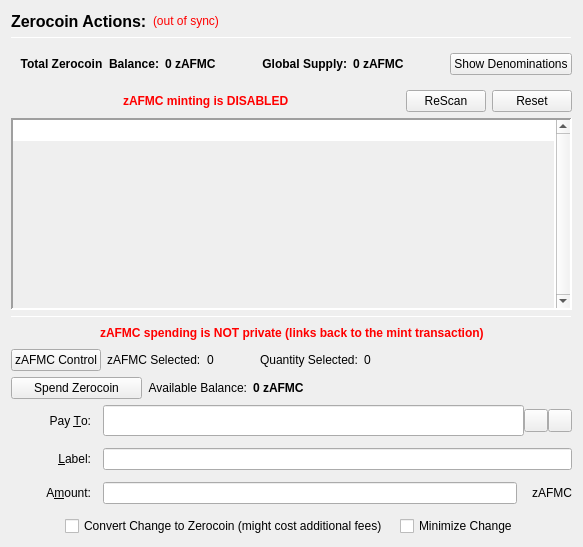
                  <widget class="QFrame" name="verticalFrameLeft">
                   <layout class="QVBoxLayout" name="verticalLayout_2">
                    <item>
                     <layout class="QVBoxLayout" name="verticalLayout_3">
                      <item>
                       <layout class="QHBoxLayout" name="horizontalLayout_3">
                        <item>
                         <widget class="QLabel" name="labelzAFMCActions">
                          <property name="font">
                           <font>
                            <pointsize>12</pointsize>
                            <weight>75</weight>
                            <bold>true</bold>
                           </font>
                          </property>
                          <property name="text">
                           <string>Zerocoin Actions:</string>
                          </property>
                          <property name="alignment">
                           <set>Qt::AlignLeading|Qt::AlignLeft|Qt::AlignVCenter</set>
                          </property>
                         </widget>
                        </item>
                        <item>
                         <widget class="QLabel" name="labelzAFMCSyncStatus">
                          <property name="toolTip">
                           <string>The displayed information may be out of date. Your wallet automatically synchronizes with the NodePay network after a connection is established, but this process has not completed yet.</string>
                          </property>
                          <property name="styleSheet">
                           <string notr="true">QLabel { color: red; }</string>
                          </property>
                          <property name="text">
                           <string notr="true">(out of sync)</string>
                          </property>
                          <property name="alignment">
                           <set>Qt::AlignLeading|Qt::AlignLeft|Qt::AlignVCenter</set>
                          </property>
                         </widget>
                        </item>
                        <item>
                         <spacer name="horizontalSpacer">
                          <property name="orientation">
                           <enum>Qt::Horizontal</enum>
                          </property>
                          <property name="sizeHint" stdset="0">
                           <size>
                            <width>40</width>
                            <height>20</height>
                           </size>
                          </property>
                         </spacer>
                        </item>
                       </layout>
                      </item>
                      <item>
                       <widget class="Line" name="lineUpperLeft">
                        <property name="minimumSize">
                         <size>
                          <width>0</width>
                          <height>1</height>
                         </size>
                        </property>
                        <property name="maximumSize">
                         <size>
                          <width>16777215</width>
                          <height>1</height>
                         </size>
                        </property>
                        <property name="frameShadow">
                         <enum>QFrame::Sunken</enum>
                        </property>
                        <property name="orientation">
                         <enum>Qt::Horizontal</enum>
                        </property>
                       </widget>
                      </item>
                      <item>
                       <widget class="QFrame" name="balanceSupplyFrame">
                        <layout class="QHBoxLayout" name="horizontalLayout_2" stretch="0,0,0,1,0">
                         <property name="rightMargin">
                          <number>0</number>
                         </property>
                         <item>
                          <layout class="QHBoxLayout" name="horizontalLayout_34">
                           <item>
                            <widget class="QLabel" name="labelzAvailableText_3">
                             <property name="font">
                              <font>
                               <weight>75</weight>
                               <bold>true</bold>
                              </font>
                             </property>
                             <property name="toolTip">
                              <string>Total Balance including unconfirmed and immature zAFMC</string>
                             </property>
                             <property name="text">
                              <string>Total Zerocoin  Balance:</string>
                             </property>
                             <property name="alignment">
                              <set>Qt::AlignRight|Qt::AlignTrailing|Qt::AlignVCenter</set>
                             </property>
                            </widget>
                           </item>
                           <item>
                            <widget class="QLabel" name="labelzAvailableAmount_4">
                             <property name="minimumSize">
                              <size>
                               <width>40</width>
                               <height>0</height>
                              </size>
                             </property>
                             <property name="font">
                              <font>
                               <weight>75</weight>
                               <bold>true</bold>
                              </font>
                             </property>
                             <property name="toolTip">
                              <string>Total Balance including unconfirmed and immature zAFMC</string>
                             </property>
                             <property name="text">
                              <string>0 zAFMC</string>
                             </property>
                             <property name="alignment">
                              <set>Qt::AlignLeading|Qt::AlignLeft|Qt::AlignVCenter</set>
                             </property>
                            </widget>
                           </item>
                          </layout>
                         </item>
                         <item>
                          <spacer name="horizontalSpacer_32">
                           <property name="orientation">
                            <enum>Qt::Horizontal</enum>
                           </property>
                           <property name="sizeHint" stdset="0">
                            <size>
                             <width>40</width>
                             <height>20</height>
                            </size>
                           </property>
                          </spacer>
                         </item>
                         <item>
                          <layout class="QHBoxLayout" name="horizontalLayout_35">
                           <item>
                            <widget class="QLabel" name="labelZsupplyText_2">
                             <property name="font">
                              <font>
                               <weight>75</weight>
                               <bold>true</bold>
                              </font>
                             </property>
                             <property name="text">
                              <string>Global Supply:</string>
                             </property>
                             <property name="alignment">
                              <set>Qt::AlignRight|Qt::AlignTrailing|Qt::AlignVCenter</set>
                             </property>
                            </widget>
                           </item>
                           <item>
                            <widget class="QLabel" name="labelZsupplyAmount_2">
                             <property name="font">
                              <font>
                               <weight>75</weight>
                               <bold>true</bold>
                              </font>
                             </property>
                             <property name="text">
                              <string>0 zAFMC</string>
                             </property>
                            </widget>
                           </item>
                          </layout>
                         </item>
                         <item>
                          <spacer name="horizontalSpacer_31">
                           <property name="orientation">
                            <enum>Qt::Horizontal</enum>
                           </property>
                           <property name="sizeHint" stdset="0">
                            <size>
                             <width>40</width>
                             <height>20</height>
                            </size>
                           </property>
                          </spacer>
                         </item>
                         <item>
                          <widget class="QPushButton" name="pushButtonShowDenoms">
                           <property name="toolTip">
                            <string>Show zAFMC denominations list</string>
                           </property>
                           <property name="text">
                            <string>Show Denominations</string>
                           </property>
                          </widget>
                         </item>
                        </layout>
                       </widget>
                      </item>
                      <item>
                       <layout class="QHBoxLayout" name="horizontalLayout_4">
                        <item>
                         <spacer name="horizontalSpacer_2">
                          <property name="orientation">
                           <enum>Qt::Horizontal</enum>
                          </property>
                          <property name="sizeHint" stdset="0">
                           <size>
                            <width>40</width>
                            <height>20</height>
                           </size>
                          </property>
                         </spacer>
                        </item>
                        <item>
                         <widget class="QLabel" name="label">
                          <property name="styleSheet">
                           <string notr="true">color: red;
font-weight: bold;</string>
                          </property>
                          <property name="text">
                           <string>zAFMC minting is DISABLED</string>
                          </property>
                         </widget>
                        </item>
                        <item>
                         <spacer name="horizontalSpacer_3">
                          <property name="orientation">
                           <enum>Qt::Horizontal</enum>
                          </property>
                          <property name="sizeHint" stdset="0">
                           <size>
                            <width>40</width>
                            <height>20</height>
                           </size>
                          </property>
                         </spacer>
                        </item>
                        <item>
                         <widget class="QPushButton" name="pushButtonMintReset">
                          <property name="maximumSize">
                           <size>
                            <width>80</width>
                            <height>16777215</height>
                           </size>
                          </property>
                          <property name="toolTip">
                           <string>Rescan the complete blockchain for  Zerocoin mints and their meta-data.</string>
                          </property>
                          <property name="text">
                           <string>ReScan</string>
                          </property>
                         </widget>
                        </item>
                        <item>
                         <widget class="QPushButton" name="pushButtonSpentReset">
                          <property name="maximumSize">
                           <size>
                            <width>80</width>
                            <height>16777215</height>
                           </size>
                          </property>
                          <property name="toolTip">
                           <string>Reset Zerocoin Wallet DB. Deletes transactions that did not make it into the blockchain.</string>
                          </property>
                          <property name="text">
                           <string>Reset</string>
                          </property>
                         </widget>
                        </item>
                       </layout>
                      </item>
                      <item>
                       <widget class="QPlainTextEdit" name="TEMintStatus">
                        <property name="font">
                         <font>
                          <pointsize>8</pointsize>
                         </font>
                        </property>
                        <property name="toolTip">
                         <string>Status and/or Mesages from the last Mint Action.</string>
                        </property>
                        <property name="frameShape">
                         <enum>QFrame::Panel</enum>
                        </property>
                        <property name="frameShadow">
                         <enum>QFrame::Sunken</enum>
                        </property>
                        <property name="lineWidth">
                         <number>2</number>
                        </property>
                        <property name="midLineWidth">
                         <number>2</number>
                        </property>
                        <property name="verticalScrollBarPolicy">
                         <enum>Qt::ScrollBarAlwaysOn</enum>
                        </property>
                        <property name="horizontalScrollBarPolicy">
                         <enum>Qt::ScrollBarAlwaysOff</enum>
                        </property>
                        <property name="readOnly">
                         <bool>true</bool>
                        </property>
                        <property name="plainText">
                         <string notr="true"/>
                        </property>
                        <property name="backgroundVisible">
                         <bool>true</bool>
                        </property>
                       </widget>
                      </item>
                      <item>
                       <widget class="Line" name="line">
                        <property name="minimumSize">
                         <size>
                          <width>0</width>
                          <height>1</height>
                         </size>
                        </property>
                        <property name="maximumSize">
                         <size>
                          <width>16777215</width>
                          <height>1</height>
                         </size>
                        </property>
                        <property name="orientation">
                         <enum>Qt::Horizontal</enum>
                        </property>
                       </widget>
                      </item>
                      <item>
                       <layout class="QHBoxLayout" name="horizontalLayout_7">
                        <item>
                         <spacer name="horizontalSpacer_18">
                          <property name="orientation">
                           <enum>Qt::Horizontal</enum>
                          </property>
                          <property name="sizeHint" stdset="0">
                           <size>
                            <width>40</width>
                            <height>20</height>
                           </size>
                          </property>
                         </spacer>
                        </item>
                        <item>
                         <widget class="QLabel" name="label_2">
                          <property name="styleSheet">
                           <string notr="true">color: red;
font-weight: bold;</string>
                          </property>
                          <property name="text">
                           <string>zAFMC spending is NOT private (links back to the mint transaction)</string>
                          </property>
                         </widget>
                        </item>
                        <item>
                         <spacer name="horizontalSpacer_30">
                          <property name="orientation">
                           <enum>Qt::Horizontal</enum>
                          </property>
                          <property name="sizeHint" stdset="0">
                           <size>
                            <width>40</width>
                            <height>20</height>
                           </size>
                          </property>
                         </spacer>
                        </item>
                       </layout>
                      </item>
                      <item>
                       <layout class="QHBoxLayout" name="horizontalLayout_24">
                        <property name="leftMargin">
                         <number>0</number>
                        </property>
                        <property name="bottomMargin">
                         <number>0</number>
                        </property>
                        <item>
                         <widget class="QPushButton" name="pushButtonZPivControl">
                          <property name="text">
                           <string>zAFMC Control</string>
                          </property>
                         </widget>
                        </item>
                        <item>
                         <widget class="QLabel" name="labelzPivSelected">
                          <property name="text">
                           <string>zAFMC Selected:</string>
                          </property>
                         </widget>
                        </item>
                        <item>
                         <widget class="QLabel" name="labelzPivSelected_int">
                          <property name="text">
                           <string>0</string>
                          </property>
                         </widget>
                        </item>
                        <item>
                         <spacer name="horizontalSpacer_17">
                          <property name="orientation">
                           <enum>Qt::Horizontal</enum>
                          </property>
                          <property name="sizeType">
                           <enum>QSizePolicy::Fixed</enum>
                          </property>
                          <property name="sizeHint" stdset="0">
                           <size>
                            <width>40</width>
                            <height>20</height>
                           </size>
                          </property>
                         </spacer>
                        </item>
                        <item>
                         <widget class="QLabel" name="labelQuantitySelected">
                          <property name="text">
                           <string>Quantity Selected:</string>
                          </property>
                         </widget>
                        </item>
                        <item>
                         <widget class="QLabel" name="labelQuantitySelected_int">
                          <property name="text">
                           <string>0</string>
                          </property>
                         </widget>
                        </item>
                        <item>
                         <spacer name="horizontalSpacer_19">
                          <property name="orientation">
                           <enum>Qt::Horizontal</enum>
                          </property>
                          <property name="sizeHint" stdset="0">
                           <size>
                            <width>40</width>
                            <height>20</height>
                           </size>
                          </property>
                         </spacer>
                        </item>
                       </layout>
                      </item>
                      <item>
                       <layout class="QHBoxLayout" name="horizontalLayout_6">
                        <item>
                         <widget class="QPushButton" name="pushButtonSpendzAFMC">
                          <property name="minimumSize">
                           <size>
                            <width>131</width>
                            <height>0</height>
                           </size>
                          </property>
                          <property name="toolTip">
                           <string>Spend Zerocoin. Without 'Pay To:' address creates payments to yourself.</string>
                          </property>
                          <property name="text">
                           <string>Spend Zerocoin</string>
                          </property>
                         </widget>
                        </item>
                        <item>
                         <widget class="QLabel" name="labelzAFMCBalanceText">
                          <property name="toolTip">
                           <string>Available (mature and spendable) zAFMC for spending</string>
                          </property>
                          <property name="text">
                           <string>Available Balance:</string>
                          </property>
                          <property name="alignment">
                           <set>Qt::AlignRight|Qt::AlignTrailing|Qt::AlignVCenter</set>
                          </property>
                         </widget>
                        </item>
                        <item>
                         <widget class="QLabel" name="labelzAvailableAmount_2">
                          <property name="font">
                           <font>
                            <weight>75</weight>
                            <bold>true</bold>
                           </font>
                          </property>
                          <property name="toolTip">
                           <string>Available (mature and spendable) zAFMC for spending

zAFMC are mature when they have more than 20 confirmations AND more than 2 mints of the same denomination after them were minted</string>
                          </property>
                          <property name="text">
                           <string>0 zAFMC</string>
                          </property>
                          <property name="alignment">
                           <set>Qt::AlignLeading|Qt::AlignLeft|Qt::AlignVCenter</set>
                          </property>
                         </widget>
                        </item>
                        <item>
                         <spacer name="horizontalSpacer_4">
                          <property name="orientation">
                           <enum>Qt::Horizontal</enum>
                          </property>
                          <property name="sizeHint" stdset="0">
                           <size>
                            <width>40</width>
                            <height>20</height>
                           </size>
                          </property>
                         </spacer>
                        </item>
                       </layout>
                      </item>
                      <item>
                       <layout class="QGridLayout" name="gridLayout_7">
                        <property name="spacing">
                         <number>12</number>
                        </property>
                        <item row="0" column="0">
                         <widget class="QLabel" name="payToLabel">
                          <property name="minimumSize">
                           <size>
                            <width>80</width>
                            <height>0</height>
                           </size>
                          </property>
                          <property name="text">
                           <string>Pay &amp;To:</string>
                          </property>
                          <property name="alignment">
                           <set>Qt::AlignRight|Qt::AlignTrailing|Qt::AlignVCenter</set>
                          </property>
                          <property name="buddy">
                           <cstring>payTo</cstring>
                          </property>
                         </widget>
                        </item>
                        <item row="0" column="1">
                         <layout class="QHBoxLayout" name="payToLayout">
                          <property name="spacing">
                           <number>0</number>
                          </property>
                          <item>
                           <widget class="QValidatedLineEdit" name="payTo">
                            <property name="enabled">
                             <bool>true</bool>
                            </property>
                            <property name="minimumSize">
                             <size>
                              <width>0</width>
                              <height>31</height>
                             </size>
                            </property>
                            <property name="toolTip">
                             <string>The NodePay address to send the payment to. Creates local payment to yourself when empty.</string>
                            </property>
                           </widget>
                          </item>
                          <item>
                           <widget class="QToolButton" name="addressBookButton">
                            <property name="toolTip">
                             <string>Choose previously used address</string>
                            </property>
                            <property name="text">
                             <string/>
                            </property>
                            <property name="icon">
                             <iconset resource="../nodepay.qrc">
                              <normaloff>:/icons/address-book</normaloff>:/icons/address-book</iconset>
                            </property>
                            <property name="shortcut">
                             <string>Alt+A</string>
                            </property>
                           </widget>
                          </item>
                          <item>
                           <widget class="QToolButton" name="pasteButton">
                            <property name="toolTip">
                             <string>Paste address from clipboard</string>
                            </property>
                            <property name="text">
                             <string/>
                            </property>
                            <property name="icon">
                             <iconset resource="../nodepay.qrc">
                              <normaloff>:/icons/editpaste</normaloff>:/icons/editpaste</iconset>
                            </property>
                            <property name="shortcut">
                             <string>Alt+P</string>
                            </property>
                           </widget>
                          </item>
                         </layout>
                        </item>
                        <item row="1" column="0">
                         <widget class="QLabel" name="labelLabel">
                          <property name="minimumSize">
                           <size>
                            <width>80</width>
                            <height>0</height>
                           </size>
                          </property>
                          <property name="text">
                           <string>&amp;Label:</string>
                          </property>
                          <property name="alignment">
                           <set>Qt::AlignRight|Qt::AlignTrailing|Qt::AlignVCenter</set>
                          </property>
                          <property name="buddy">
                           <cstring>addAsLabel</cstring>
                          </property>
                         </widget>
                        </item>
                        <item row="1" column="1">
                         <widget class="QLineEdit" name="addAsLabel">
                          <property name="toolTip">
                           <string>Enter a label for this address to add it to the list of used addresses</string>
                          </property>
                         </widget>
                        </item>
                        <item row="2" column="0">
                         <widget class="QLabel" name="amountLabel">
                          <property name="minimumSize">
                           <size>
                            <width>80</width>
                            <height>0</height>
                           </size>
                          </property>
                          <property name="text">
                           <string>A&amp;mount:</string>
                          </property>
                          <property name="alignment">
                           <set>Qt::AlignRight|Qt::AlignTrailing|Qt::AlignVCenter</set>
                          </property>
                          <property name="buddy">
                           <cstring>zAFMCpayAmount</cstring>
                          </property>
                         </widget>
                        </item>
                        <item row="2" column="1">
                         <layout class="QHBoxLayout" name="horizontalLayout_9">
                          <property name="spacing">
                           <number>0</number>
                          </property>
                          <item>
                           <widget class="QLineEdit" name="zAFMCpayAmount"/>
                          </item>
                          <item>
                           <widget class="QLabel" name="labelzAFMC">
                            <property name="minimumSize">
                             <size>
                              <width>55</width>
                              <height>0</height>
                             </size>
                            </property>
                            <property name="text">
                             <string>zAFMC</string>
                            </property>
                            <property name="alignment">
                             <set>Qt::AlignRight|Qt::AlignTrailing|Qt::AlignVCenter</set>
                            </property>
                           </widget>
                          </item>
                         </layout>
                        </item>
                        <item row="3" column="0" colspan="2">
                         <layout class="QHBoxLayout" name="horizontalLayout_10">
                          <item>
                           <spacer name="horizontalSpacer_5">
                            <property name="orientation">
                             <enum>Qt::Horizontal</enum>
                            </property>
                            <property name="sizeHint" stdset="0">
                             <size>
                              <width>40</width>
                              <height>20</height>
                             </size>
                            </property>
                           </spacer>
                          </item>
                          <item>
                           <widget class="QCheckBox" name="checkBoxMintChange">
                            <property name="sizePolicy">
                             <sizepolicy hsizetype="MinimumExpanding" vsizetype="Fixed">
                              <horstretch>0</horstretch>
                              <verstretch>0</verstretch>
                             </sizepolicy>
                            </property>
                            <property name="layoutDirection">
                             <enum>Qt::LeftToRight</enum>
                            </property>
                            <property name="text">
                             <string>Convert Change to Zerocoin (might cost additional fees)</string>
                            </property>
                           </widget>
                          </item>
                          <item>
                           <widget class="QCheckBox" name="checkBoxMinimizeChange">
                            <property name="toolTip">
                             <string>If checked, the wallet tries to minimize the returning change instead of minimizing the number of spent denominations.</string>
                            </property>
                            <property name="text">
                             <string>Minimize Change</string>
                            </property>
                           </widget>
                          </item>
                          <item>
                           <spacer name="horizontalSpacer_6">
                            <property name="orientation">
                             <enum>Qt::Horizontal</enum>
                            </property>
                            <property name="sizeHint" stdset="0">
                             <size>
                              <width>40</width>
                              <height>20</height>
                             </size>
                            </property>
                           </spacer>
                          </item>
                         </layout>
                        </item>
                       </layout>
                      </item>
                     </layout>
                    </item>
                   </layout>
                  </widget>
